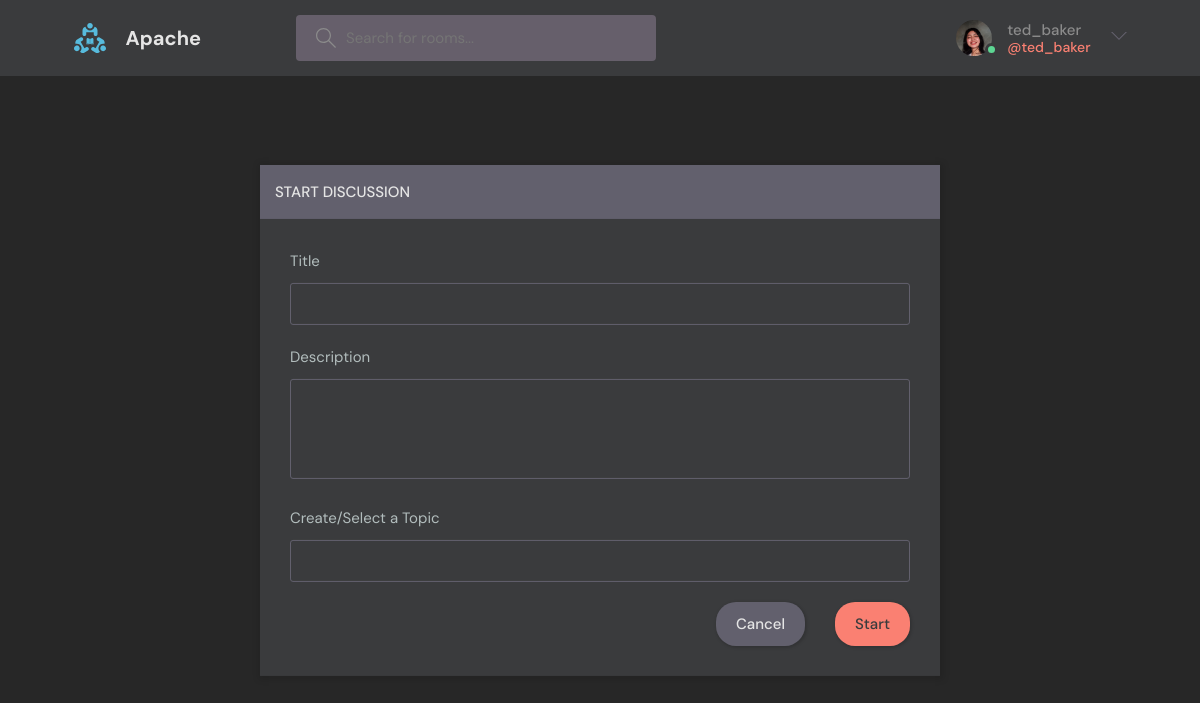
Page /start-discussion/ (signed in) on the committed database.
### main/models.py (models this page shows)
class User(AbstractUser):
    name = models.CharField(max_length=200, null=True)
    email = models.EmailField(unique= True, null=True)
    bio = models.TextField(null=True)
    avatar = models.ImageField(null=True, default='avatar.svg')
    USERNAME_FIELD = 'email'
    REQUIRED_FIELDS = []

### main/views.py (the view, shortened to what this page needs)
# urls.py: path("start-discussion/", views.createRoom, name="create-room"),
@login_required(login_url="login")
def createRoom(request):
    form = RoomForm()
    topics = Topic.objects.all()
    context = {"form": form, "topics": topics}
    return render(request, "base/room_form.html", context)

### main/forms.py
class RoomForm(ModelForm):
    class Meta:
        model = Room
        fields = "__all__"
        exclude = ["host", "participants"]

### main/templates/base/room_form.html (shortened to what this page needs)
{% extends 'main.html' %} {% block content %}
<main class="create-room layout">
  <div class="container">
    <div class="layout__box">
      <div class="layout__boxHeader">
        <div class="layout__boxTitle">
          <h3>Start Discussion</h3>
        </div>
      </div>
      <div class="layout__body">
        <form class="form" action="" method="POST">
          <div class="form__group">
            <label for="room_name">Title</label>
            {{form.name}}
          </div>
          <div class="form__group">
            <label for="room_description">Description</label>
            {{form.description}}
          </div>
          <div class="form__group">
            <label for="room_name">Create/Select a Topic</label>
            <input
              required
              type="text"
              value="{{room.topic}}"
              name="topic"
              list="topic-list"
            />
          </div>
          <div class="form__action">
            <a class="btn btn--dark" href="{{request.META.HTTP_REFERER}}"
              >Cancel</a
            >
            <button class="btn btn--main" type="submit">Start</button>
          </div>
        </form>
      </div>
    </div>
  </div>
</main>
{% endblock %}

### templates/navbar.html (shortened to what this page needs)
{% load static %}
<header class="header header--loggedIn">
  <div class="container">
    <a href="{% url 'home' %}" class="header__logo">
      <img src="{% static 'images/logo.svg' %}" />
      <h1>Apache</h1>
    </a>
    <form class="header__search" action="{% url 'home' %}" method="GET">
      <label>
        <input name="q" placeholder="Search for rooms..." />
      </label>
    </form>
    <nav class="header__menu">
      {% if request.user.is_authenticated %}
      <div class="header__user">
        <a href="{% url 'user-profile' request.user.id %}">
          <div class="avatar avatar--medium active">
            <img src="{{request.user.avatar.url}}" />
          </div>
          <p>
            {{request.user.username}} <span>@{{request.user.username}}</span>
          </p>
        </a>
        <button class="dropdown-button">
          <svg
            version="1.1"
            xmlns="http://www.w3.org/2000/svg"
            width="32"
            height="32"
            viewBox="0 0 32 32"
          >
            <title>chevron-down</title>
            <path d="M16 21l-13-13h-3l16 16 16-16h-3l-13 13z"></path>
          </svg>
        </button>
      </div>
      {% else %}
      <div class="header__menu">
        <a href="{% url 'login' %}">Login</a>
        <a href="{% url 'register' %}">Register</a>
      </div>
      {% endif %}
    </nav>
  </div>
</header>

### rows in the picture
User: user.avatar (picture), user.username "ted_baker"
